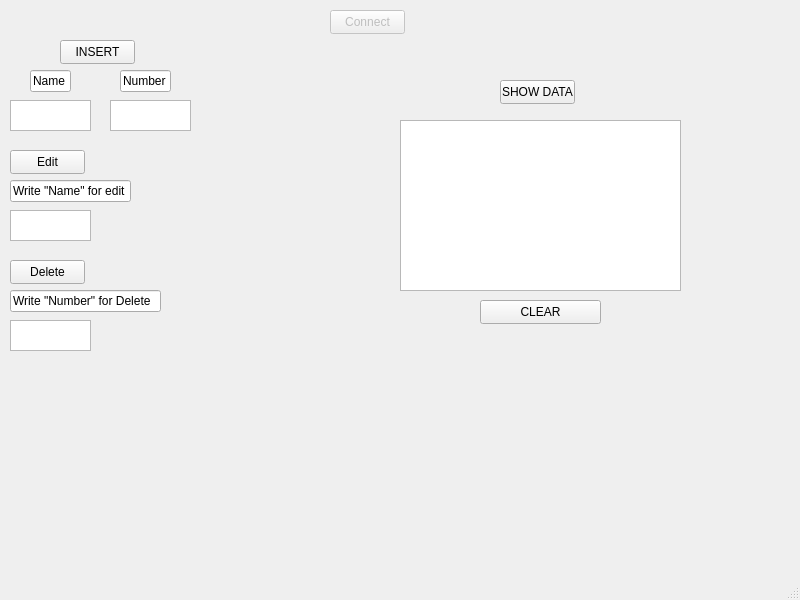
<?xml version="1.0" encoding="UTF-8"?>
<ui version="4.0">
 <class>MainWindow</class>
 <widget class="QMainWindow" name="MainWindow">
  <property name="geometry">
   <rect>
    <x>0</x>
    <y>0</y>
    <width>800</width>
    <height>600</height>
   </rect>
  </property>
  <property name="windowTitle">
   <string>MainWindow</string>
  </property>
  <widget class="QWidget" name="centralwidget">
   <widget class="QPushButton" name="pushButton">
    <property name="geometry">
     <rect>
      <x>60</x>
      <y>40</y>
      <width>75</width>
      <height>24</height>
     </rect>
    </property>
    <property name="text">
     <string>INSERT</string>
    </property>
   </widget>
   <widget class="QTextEdit" name="textEdit">
    <property name="geometry">
     <rect>
      <x>400</x>
      <y>120</y>
      <width>281</width>
      <height>171</height>
     </rect>
    </property>
    <property name="font">
     <font>
      <pointsize>20</pointsize>
      <bold>true</bold>
     </font>
    </property>
    <property name="tabletTracking">
     <bool>false</bool>
    </property>
   </widget>
   <widget class="QPushButton" name="pushButton_2">
    <property name="geometry">
     <rect>
      <x>500</x>
      <y>80</y>
      <width>75</width>
      <height>24</height>
     </rect>
    </property>
    <property name="text">
     <string>SHOW DATA</string>
    </property>
   </widget>
   <widget class="QPushButton" name="pushButton_3">
    <property name="enabled">
     <bool>false</bool>
    </property>
    <property name="geometry">
     <rect>
      <x>330</x>
      <y>10</y>
      <width>75</width>
      <height>24</height>
     </rect>
    </property>
    <property name="text">
     <string>Connect</string>
    </property>
   </widget>
   <widget class="QPushButton" name="pushButton_4">
    <property name="enabled">
     <bool>true</bool>
    </property>
    <property name="geometry">
     <rect>
      <x>10</x>
      <y>260</y>
      <width>75</width>
      <height>24</height>
     </rect>
    </property>
    <property name="text">
     <string>Delete</string>
    </property>
   </widget>
   <widget class="QPushButton" name="pushButton_5">
    <property name="geometry">
     <rect>
      <x>10</x>
      <y>150</y>
      <width>75</width>
      <height>24</height>
     </rect>
    </property>
    <property name="text">
     <string>Edit</string>
    </property>
   </widget>
   <widget class="QPushButton" name="pushButton_6">
    <property name="geometry">
     <rect>
      <x>480</x>
      <y>300</y>
      <width>121</width>
      <height>24</height>
     </rect>
    </property>
    <property name="text">
     <string>CLEAR</string>
    </property>
   </widget>
   <widget class="QTextEdit" name="textEdit_2">
    <property name="geometry">
     <rect>
      <x>10</x>
      <y>210</y>
      <width>81</width>
      <height>31</height>
     </rect>
    </property>
   </widget>
   <widget class="QTextEdit" name="textEdit_3">
    <property name="geometry">
     <rect>
      <x>10</x>
      <y>100</y>
      <width>81</width>
      <height>31</height>
     </rect>
    </property>
   </widget>
   <widget class="QTextEdit" name="textEdit_4">
    <property name="geometry">
     <rect>
      <x>110</x>
      <y>100</y>
      <width>81</width>
      <height>31</height>
     </rect>
    </property>
   </widget>
   <widget class="QLineEdit" name="lineEdit">
    <property name="geometry">
     <rect>
      <x>30</x>
      <y>70</y>
      <width>41</width>
      <height>22</height>
     </rect>
    </property>
    <property name="text">
     <string>Name</string>
    </property>
   </widget>
   <widget class="QLineEdit" name="lineEdit_2">
    <property name="geometry">
     <rect>
      <x>120</x>
      <y>70</y>
      <width>51</width>
      <height>22</height>
     </rect>
    </property>
    <property name="text">
     <string>Number</string>
    </property>
   </widget>
   <widget class="QLineEdit" name="lineEdit_3">
    <property name="geometry">
     <rect>
      <x>10</x>
      <y>180</y>
      <width>121</width>
      <height>22</height>
     </rect>
    </property>
    <property name="text">
     <string>Write &quot;Name&quot; for edit</string>
    </property>
   </widget>
   <widget class="QTextEdit" name="textEdit_5">
    <property name="geometry">
     <rect>
      <x>10</x>
      <y>320</y>
      <width>81</width>
      <height>31</height>
     </rect>
    </property>
   </widget>
   <widget class="QLineEdit" name="lineEdit_4">
    <property name="geometry">
     <rect>
      <x>10</x>
      <y>290</y>
      <width>151</width>
      <height>22</height>
     </rect>
    </property>
    <property name="text">
     <string>Write &quot;Number&quot; for Delete</string>
    </property>
   </widget>
  </widget>
  <widget class="QMenuBar" name="menubar">
   <property name="geometry">
    <rect>
     <x>0</x>
     <y>0</y>
     <width>800</width>
     <height>22</height>
    </rect>
   </property>
  </widget>
  <widget class="QStatusBar" name="statusbar"/>
 </widget>
 <resources/>
 <connections/>
</ui>
